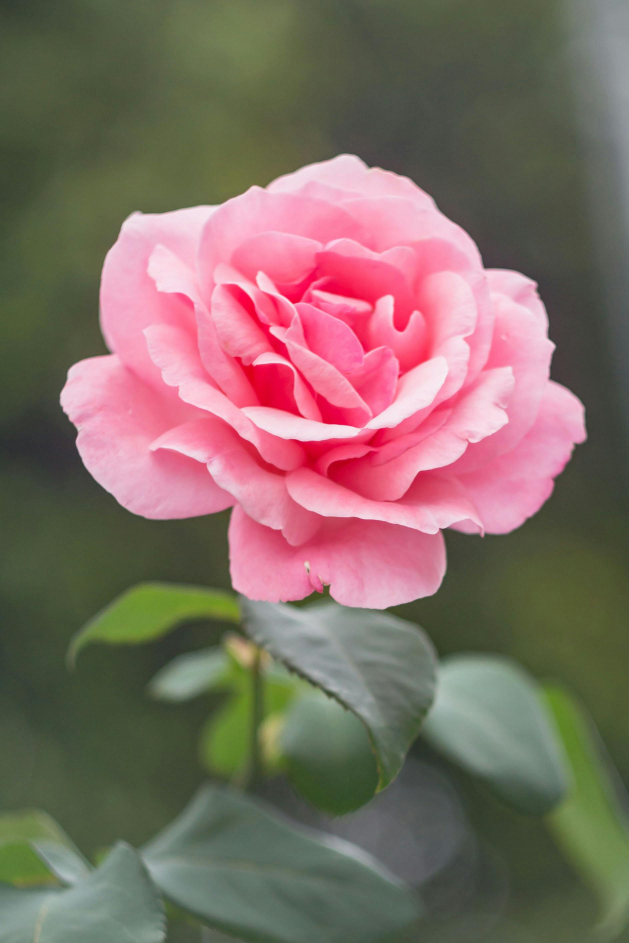
#> input picture Computer Vision/flower.jpg, 1886 x 2829 px, found by its file name (shown at 1/3 size)
$ python canny_edge.py
#> lines starting #> are read from the running program, lines starting #| are printed output that depends on the picture; after the words box and inside, x2 and y2 are one past the last pixel; in counts of white or black regions, pixels touching at a corner belong together
"""
IMPORTANT ---> Canny edge detection - take out outline of the image
image theshold - complex image -clean , black , white image -- object detection
Bitwise Operations

edges = cv2.Canny(image , threshold 1, threshold2)

#uses - Detect border , seperate objects  , feature extraction
#threshold1 - lower boundary to detect weak edges   , threshold2 = upper boundary to detect strong edges
#threhold --> if value is just above threhold and the color is white --> make it complete white
# or if the value is just below the threhold --> make it complete black
"""

import cv2

img = cv2.imread("E:/DeepDive/Computer Vision/flower.jpg" , cv2.IMREAD_GRAYSCALE)           #turn it into black and white
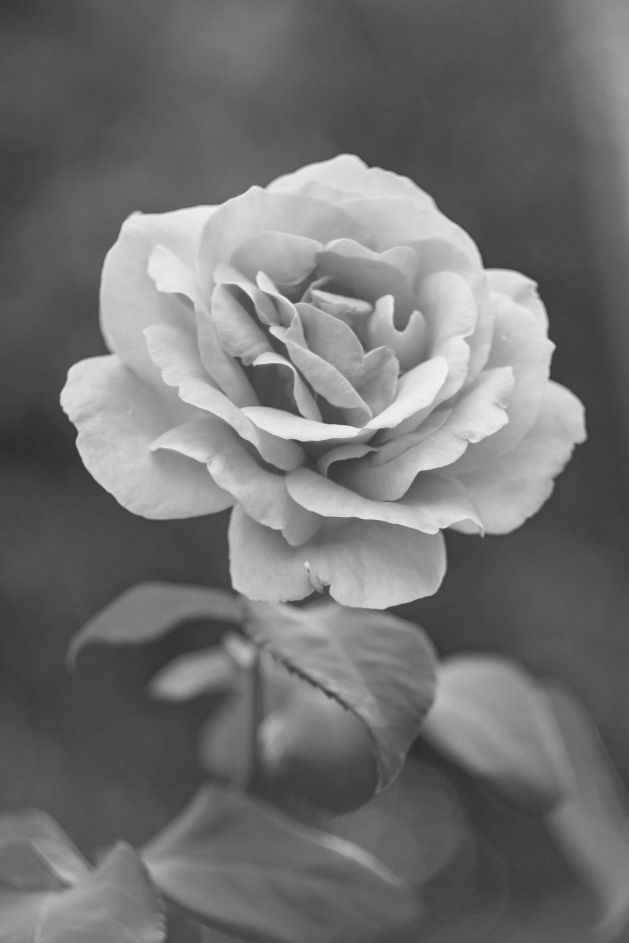
#> img: shape (2829, 1886) (shown at 1/3 size); min 41, max 244, mean 113.6
img = cv2.resize(img , (300 , 300))
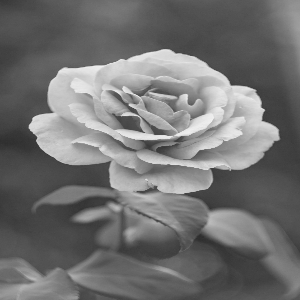
#> img: shape (300, 300); min 46, max 241, mean 113.6

edge = cv2.Canny(img , 50 , 150)
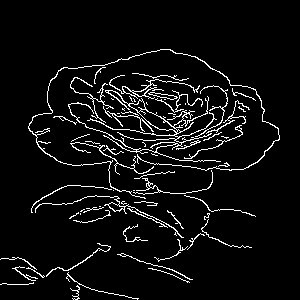
#> edge: shape (300, 300); 5.8% white in thin lines or dots, all inside (x1, y1, x2, y2) = (0, 49, 280, 300)
edge = cv2.resize(edge , (300 , 300))

cv2.imshow("Original " , img)
cv2.imshow("Edges" , edge)
cv2.waitKey(0)
cv2.destroyAllWindows()

$ run again, with Computer Vision/clear_image.jpg copied over Computer Vision/flower.jpg
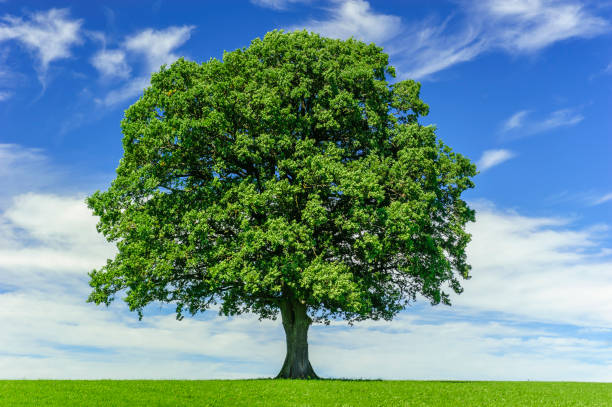
#> input picture Computer Vision/clear_image.jpg, 612 x 407 px, found by its file name
#> `img = cv2.resize(img , (300 , 300))`:
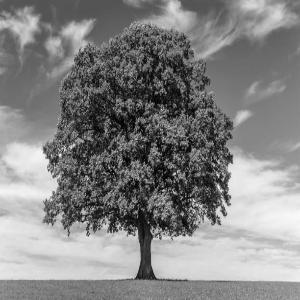
#> img: shape (300, 300); min 0, max 249, mean 132
#> `edge = cv2.Canny(img , 50 , 150)`:
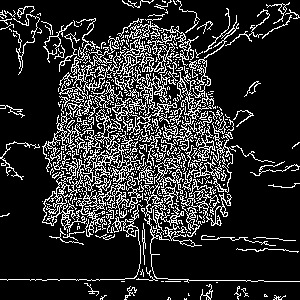
#> edge: shape (300, 300); 17.3% white in thin lines or dots
